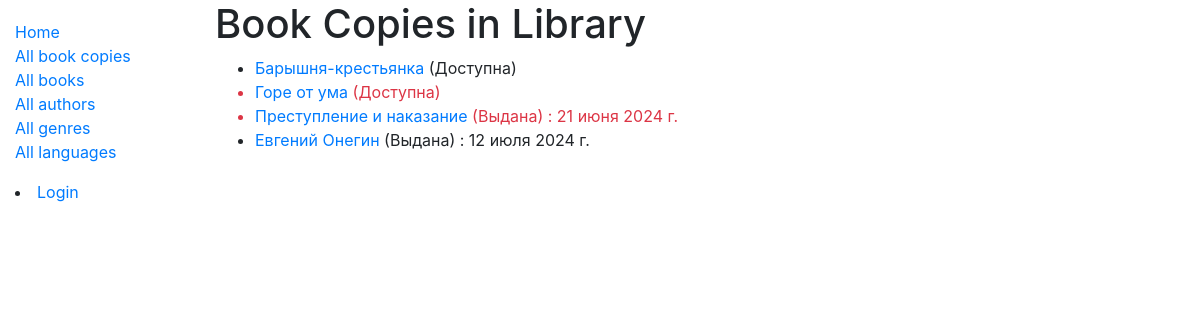
Page /catalog/bookinstances/ on the earlier database version.
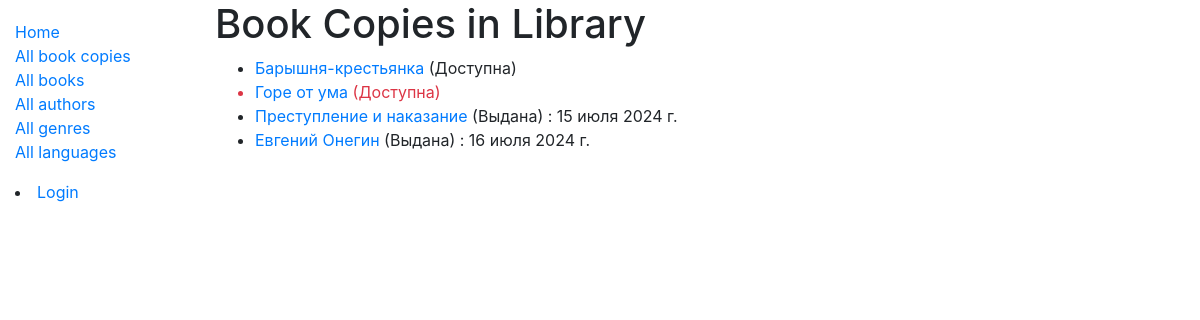
Same page on the later database version.
### catalog/models.py (models this page shows, shortened)
class BookInstance(models.Model):
    id = models.UUIDField(primary_key=True, default=uuid.uuid4, help_text='Уникальный идентификатор этого экземпляра книги в библиотеке.')
    book = models.ForeignKey('Book', verbose_name='Книга', on_delete=models.RESTRICT, null=True)
    imprint = models.CharField('Штамп', max_length=200, help_text='Информация об экземпляре. Например, издательство, переводчик, год, номер экземпляра в библиотеке')
    due_back = models.DateField(verbose_name='Дата возврата', null=True, blank=True, help_text='Дата ожидаемого возврата книги.')
    borrower = models.ForeignKey(User, verbose_name='Читатель', on_delete=models.SET_NULL, null=True, blank=True, help_text='Читатель, арендующий книгу.')
    @property
    def is_overdue(self):
        return bool(self.due_back and date.today() > self.due_back)
    LOAN_STATUS = (
        ('m', 'На оформлении'),
        ('o', 'Выдана'),
        ('a', 'Доступна'),
        ('r', 'В резерве'),
    )
    status = models.CharField('Доступность', max_length=1, choices=LOAN_STATUS, blank=True, default='d', help_text='Статус доступности книги')
    class Meta:
        ordering = ['due_back']
        permissions = (("can_mark_returned", "Set book as returned"),)

class Book(models.Model):
    title = models.CharField('Наименование', max_length=200, help_text='')
    author = models.ForeignKey('Author', verbose_name='Автор', on_delete=models.RESTRICT, null=True, help_text='')
    summary = models.TextField('О книге', max_length=1000, help_text='')
    isbn = models.CharField('ISBN', max_length=13, unique=True, help_text='')
    genre = models.ManyToManyField('Genre', verbose_name='Жанр', help_text='')
    language = models.ForeignKey('Language', verbose_name='Язык', on_delete=models.SET_NULL, null=True, help_text='')
    class Meta:
        ordering = ['title', 'author']
        permissions = (("can_change_books_data", "Add, edit, delete books"),)
    def display_genre(self):
        return ', '.join([genre.name for genre in self.genre.all()[:3]])
    display_genre.short_description = 'Жанр произведения'

### catalog/views.py (the view)
# urls.py: path('bookinstances/', views.BookInstanceListView.as_view(), name='bookinstances'),
class BookInstanceListView(generic.ListView):
    model = BookInstance
    paginate_by = 10

### catalog/templates/catalog/bookinstance_list.html (shortened to what this page needs)
{% extends "base_generic.html" %}
{% block content %}
    <h1>Book Copies in Library</h1>
    <ul>
      {% for bookinst in bookinstance_list %}
      <li class="{% if bookinst.is_overdue %}text-danger{% endif %}">
        <a href="{% url 'bookinstance-detail' bookinst.pk %}">{{bookinst.book.title}}</a> ({{ bookinst.get_status_display }})
        {% if bookinst.status != 'a' %}: {{ bookinst.due_back }} {% endif %}
      </li>
      {% empty %}
      <li>There are no book copies available.</li>
      {% endfor %}
    </ul>
{% endblock %}

Differences in the rows shown:
changed BookInstance "Преступление и наказание": due_back "21 июня 2024 г." → "15 июля 2024 г."
changed BookInstance "Евгений Онегин": due_back "12 июля 2024 г." → "16 июля 2024 г."
